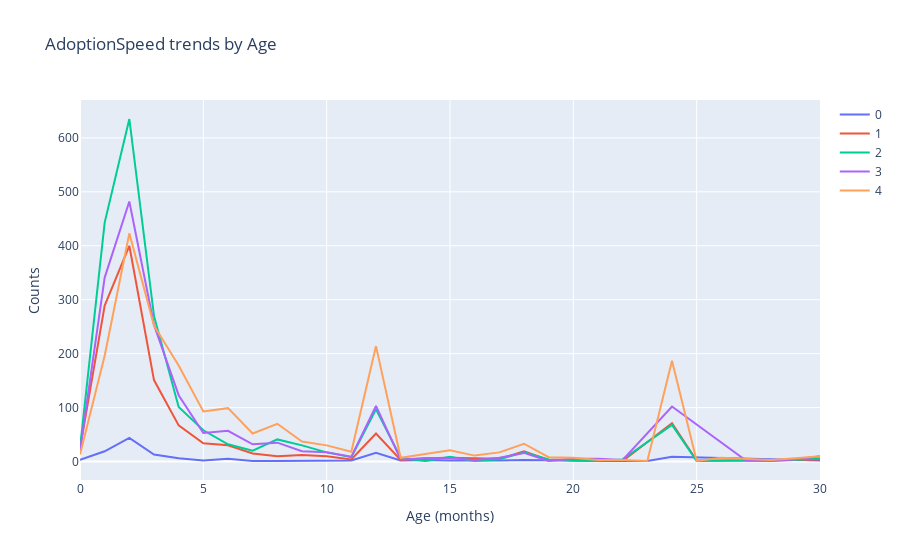

The code cell stored with this chart in its notebook:
### Code cell
import plotly.graph_objs as go

tmp = []
for i in range(5):
    df = data.loc[data['AdoptionSpeed'] == i]

    tmp.append(go.Scatter(
        x = df['Age'].value_counts().sort_index().index,
        y = df['Age'].value_counts().sort_index().values,
        name = str(i)
    ))
    
layout = go.Layout(dict(title = "AdoptionSpeed trends by Age",
                  xaxis = dict(title = 'Age (months)'),
                  yaxis = dict(title = 'Counts'),
                  )
                  )
py.iplot(dict(data=tmp, layout=layout), filename='basic-line')

### Figure 1 — Plotly figure (JSON) as saved in the notebook; plotly's stock layout.template omitted (floating-point values rounded to 4 significant figures)
{"data": [{"name": "0", "type": "scatter", "x": [0, 1, 2, 3, 4, 5, 6, 7, 8, 9, 10, 11, 12, 13, 14, 15, 17, 18, 21, 22, 23, 24, 30], "y": [3, 19, 44, 13, 6, 2, 5, 1, 1, 1, 2, 2, 16, 2, 3, 2, 2, 3, 1, 1, 1, 9, 2]}, {"name": "1", "type": "scatter", "x": [0, 1, 2, 3, 4, 5, 6, 7, 8, 9, 10, 11, 12, 13, 14, 15, 16, 17, 18, 19, 20, 21, 22, 24, 25, 27, 28, 30], "y": [24, 289, 400, 151, 67, 34, 30, 15, 10, 12, 10, 4, 52, 3, 6, 7, 6, 5, 19, 3, 4, 2, 1, 71, 2, 2, 2, 4]}, {"name": "2", "type": "scatter", "x": [0, 1, 2, 3, 4, 5, 6, 7, 8, 9, 10, 11, 12, 13, 14, 15, 16, 17, 18, 19, 20, 21, 22, 24, 25, 27, 29, 30], "y": [25, 443, 635, 270, 101, 58, 32, 20, 41, 30, 17, 8, 97, 7, 1, 9, 1, 4, 17, 4, 2, 1, 4, 68, 1, 2, 3, 6]}, {"name": "3", "type": "scatter", "x": [0, 1, 2, 3, 4, 5, 6, 7, 8, 9, 10, 11, 12, 13, 14, 15, 16, 17, 18, 19, 20, 21, 22, 24, 27, 28, 29, 30], "y": [20, 341, 482, 253, 123, 53, 57, 32, 35, 19, 17, 9, 103, 4, 6, 6, 3, 7, 16, 1, 5, 5, 3, 102, 2, 1, 4, 10]}, {"name": "4", "type": "scatter", "x": [0, 1, 2, 3, 4, 5, 6, 7, 8, 9, 10, 11, 12, 13, 14, 15, 16, 17, 18, 19, 20, 21, 22, 23, 24, 25, 26, 27, 28, 29, 30], "y": [13, 196, 423, 252, 178, 93, 99, 52, 70, 37, 30, 18, 214, 7, 14, 21, 11, 17, 33, 8, 7, 3, 3, 1, 187, 1, 7, 5, 3, 6, 10]}], "layout": {"title": {"text": "AdoptionSpeed trends by Age"}, "xaxis": {"title": {"text": "Age (months)"}}, "yaxis": {"title": {"text": "Counts"}}}}
